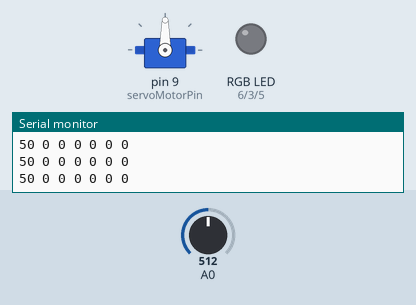
Recording of a sketch running on a simulated Arduino Uno, built with avr-gcc and run on an emulated ATmega328P. Parts: servo, an RGB LED mixed from three pins (HIGH = lit), the last lines printed to the serial monitor. Inputs (shaded band) come from the test bench; at power-on: A0 = 512. Dim RGB values are drawn brighter than linear; random numbers use the default seed unless the sketch sets one.

Above: at 1.2 s.
1.3 s: A0 set to 600
At 1.9 s:
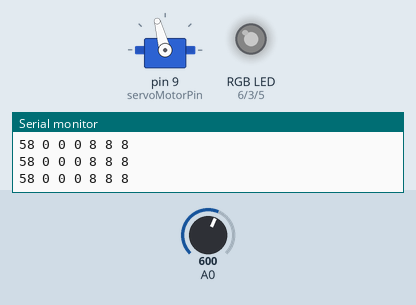
2.8 s: A0 set to 623
At 3.1 s:
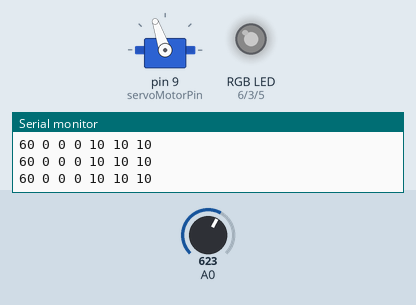
5.8 s: A0 set to 306
At 6.6 s:
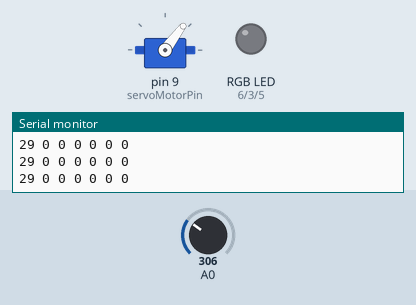
7.3 s: A0 set to 1023
At 7.8 s:
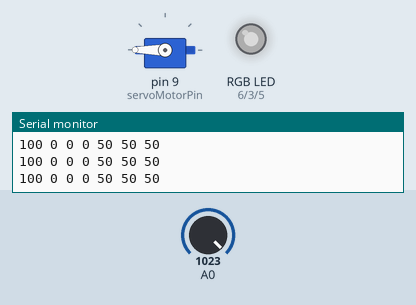
8.8 s: A0 set to 1010
At 10.0 s:
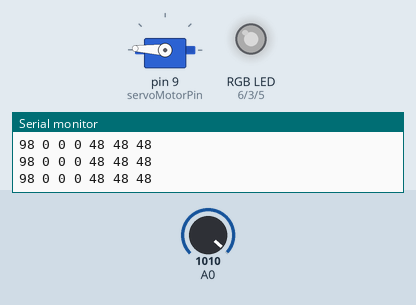
10.3 s: A0 set to 122
At 11.1 s:
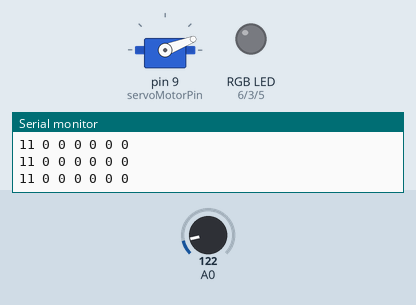
Timing chart, 0 to 12.8 s (numbered marks = the images above; inputs shaded):
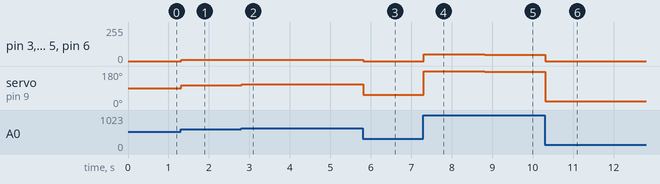

The sketch:

smart_night_lamp.ino
```cpp
#include <Servo.h>

int buttonState = 0;
int buttonState_tm1 = 0;

const int buttonPin = 0;
const int ledPinRed = 6;
const int ledPinBlue = 5;
const int ledPinGreen = 3;
const int servoMotorPin = 9;

int valLedRed = 0;
int valLedGreen = 0;
int valLedBlue = 0;

int pwmRed = 0;
int pwmGreen = 0;
int pwmBlue = 0;

int valPotentiometer = 0;
int cmdPosServo = 0;

int _max_pwm_val = 100;

Servo myservo;

void setup() {
  Serial.begin(9600);

  while(!Serial){};

  pinMode(buttonPin, INPUT);
  myservo.attach(servoMotorPin);
}

void loop() {
  buttonState = digitalRead(buttonPin);
  valPotentiometer = analogRead(A0);

  if(buttonState > buttonState_tm1){
    delay(200);
    valLedRed = random(_max_pwm_val);
    valLedGreen = random(_max_pwm_val);
    valLedBlue = random(_max_pwm_val);
  }

  cmdPosServo = map(valPotentiometer, 0, 1023, 0, 180);
  valPotentiometer = map(valPotentiometer, 0, 1023, 0, _max_pwm_val);


  pwmRed = (int) constrain(valLedRed + (valPotentiometer - _max_pwm_val/2.0), 0.0, _max_pwm_val);
  pwmGreen = (int) constrain(valLedGreen + (valPotentiometer - _max_pwm_val/2.0), 0, _max_pwm_val);
  pwmBlue = (int) constrain(valLedBlue + (valPotentiometer - _max_pwm_val/2.0), 0, _max_pwm_val);

  changeColor(pwmRed, pwmGreen, pwmBlue);
  myservo.write(cmdPosServo);

  buttonState_tm1 = buttonState;

  Serial.print(valPotentiometer);
  Serial.print(" ");
  Serial.print(valLedRed);
  Serial.print(" ");
  Serial.print(valLedGreen);
  Serial.print(" ");
  Serial.print(valLedBlue);
  Serial.print(" ");
  Serial.print(pwmRed);
  Serial.print(" ");
  Serial.print(pwmGreen);
  Serial.print(" ");
  Serial.println(pwmBlue);
  delay(15);
}

void changeColor(int red, int green, int blue){
  analogWrite(ledPinRed, red);
  analogWrite(ledPinGreen, green);
  analogWrite(ledPinBlue, blue);
}
```

Measured:
- after the input at 1.3 s, pin 3 (ledPinGreen), pin 5 (ledPinBlue), pin 6 (ledPinRed): 0/255 → 8/255 at once; servo on pin 9 (servoMotorPin): 90° → 105° at once
- after the input at 2.8 s, pin 3 (ledPinGreen), pin 5 (ledPinBlue), pin 6 (ledPinRed): 8/255 → 10/255 at once; servo on pin 9 (servoMotorPin): 105° → 109° at once
- after the input at 5.8 s, pin 3 (ledPinGreen), pin 5 (ledPinBlue), pin 6 (ledPinRed): 10/255 → 0/255 at once; servo on pin 9 (servoMotorPin): 109° → 53° at once
- after the input at 7.3 s, pin 3 (ledPinGreen), pin 5 (ledPinBlue), pin 6 (ledPinRed): 0/255 → 50/255 at once; servo on pin 9 (servoMotorPin): 53° → 180° at once
- after the input at 8.8 s, pin 3 (ledPinGreen), pin 5 (ledPinBlue), pin 6 (ledPinRed): 50/255 → 48/255 at once; servo on pin 9 (servoMotorPin): 180° → 177° at once
- after the input at 10.3 s, pin 3 (ledPinGreen), pin 5 (ledPinBlue), pin 6 (ledPinRed): 48/255 → 0/255 at once; servo on pin 9 (servoMotorPin): 177° → 21° at once
